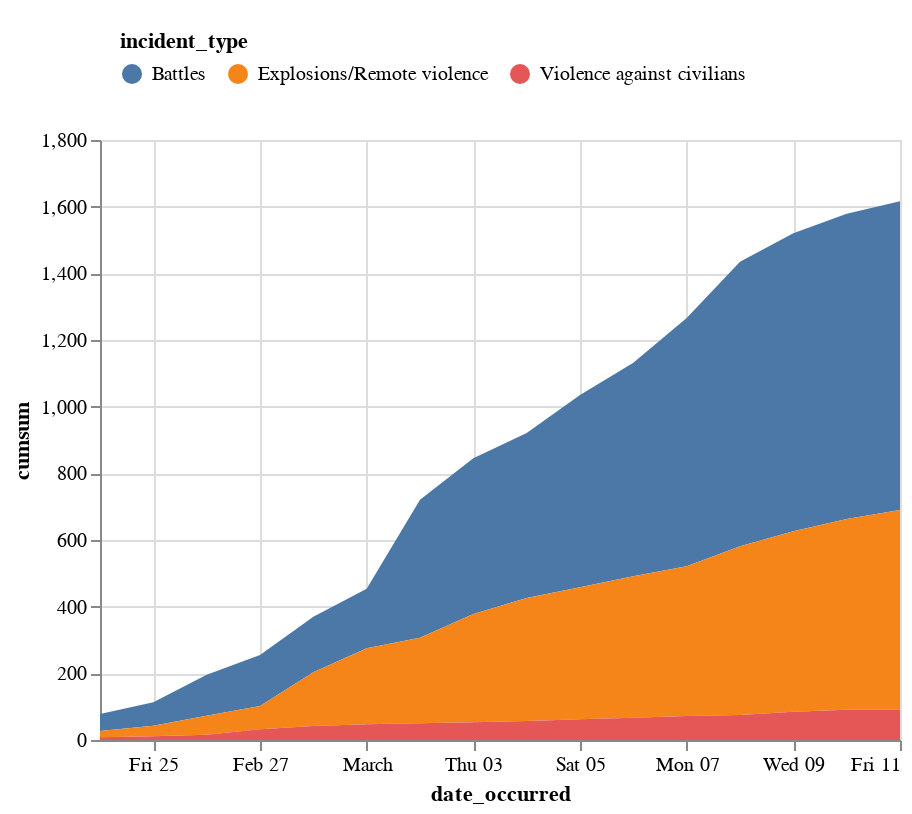

The notebook cell this image was saved under:
### Markdown cell above
#### Try to make it cumulative

### Code cell
alt.Chart(fatalities_df).mark_area().encode(
    x="date_occurred:T", y="cumsum:Q", color="incident_type:N"
).configure_legend(
    padding=10, orient="top",
)

### Figure 1 — Vega-Lite specification as saved in the notebook (floating-point values rounded to 4 significant figures)
{"config": {"view": {"continuousWidth": 400, "continuousHeight": 300}, "legend": {"orient": "top", "padding": 10}}, "data": {"name": "data-aa57da395c6c98fca7a98ebabfadb92e"}, "mark": "area", "encoding": {"color": {"field": "incident_type", "type": "nominal"}, "x": {"field": "date_occurred", "type": "temporal"}, "y": {"field": "cumsum", "type": "quantitative"}}, "$schema": "https://vega.github.io/schema/vega-lite/v4.17.0.json", "datasets": {"data-aa57da395c6c98fca7a98ebabfadb92e": [{"date_occurred": "2022-02-24", "incident_type": "Battles", "fatalities": 51.0, "cumsum": 51.0}, {"date_occurred": "2022-02-25", "incident_type": "Battles", "fatalities": 19.0, "cumsum": 70.0}, {"date_occurred": "2022-02-26", "incident_type": "Battles", "fatalities": 53.0, "cumsum": 123.0}, {"date_occurred": "2022-02-27", "incident_type": "Battles", "fatalities": 30.0, "cumsum": 153.0}, {"date_occurred": "2022-02-28", "incident_type": "Battles", "fatalities": 14.0, "cumsum": 167.0}, {"date_occurred": "2022-03-01", "incident_type": "Battles", "fatalities": 12.0, "cumsum": 179.0}, {"date_occurred": "2022-03-02", "incident_type": "Battles", "fatalities": 235.0, "cumsum": 414.0}, {"date_occurred": "2022-03-03", "incident_type": "Battles", "fatalities": 53.0, "cumsum": 467.0}, {"date_occurred": "2022-03-04", "incident_type": "Battles", "fatalities": 28.0, "cumsum": 495.0}, {"date_occurred": "2022-03-05", "incident_type": "Battles", "fatalities": 82.0, "cumsum": 577.0}, {"date_occurred": "2022-03-06", "incident_type": "Battles", "fatalities": 64.0, "cumsum": 641.0}, {"date_occurred": "2022-03-07", "incident_type": "Battles", "fatalities": 104.0, "cumsum": 745.0}, {"date_occurred": "2022-03-08", "incident_type": "Battles", "fatalities": 109.0, "cumsum": 854.0}, {"date_occurred": "2022-03-09", "incident_type": "Battles", "fatalities": 40.0, "cumsum": 894.0}, {"date_occurred": "2022-03-10", "incident_type": "Battles", "fatalities": 22.0, "cumsum": 916.0}, {"date_occurred": "2022-03-11", "incident_type": "Battles", "fatalities": 10.0, "cumsum": 926.0}, {"date_occurred": "2022-02-24", "incident_type": "Explosions/Remote violence", "fatalities": 19.0, "cumsum": 19.0}, {"date_occurred": "2022-02-25", "incident_type": "Explosions/Remote violence", "fatalities": 13.0, "cumsum": 32.0}, {"date_occurred": "2022-02-26", "incident_type": "Explosions/Remote violence", "fatalities": 25.0, "cumsum": 57.0}, {"date_occurred": "2022-02-27", "incident_type": "Explosions/Remote violence", "fatalities": 13.0, "cumsum": 70.0}, {"date_occurred": "2022-02-28", "incident_type": "Explosions/Remote violence", "fatalities": 91.0, "cumsum": 161.0}, {"date_occurred": "2022-03-01", "incident_type": "Explosions/Remote violence", "fatalities": 67.0, "cumsum": 228.0}, {"date_occurred": "2022-03-02", "incident_type": "Explosions/Remote violence", "fatalities": 29.0, "cumsum": 257.0}, {"date_occurred": "2022-03-03", "incident_type": "Explosions/Remote violence", "fatalities": 68.0, "cumsum": 325.0}, {"date_occurred": "2022-03-04", "incident_type": "Explosions/Remote violence", "fatalities": 44.0, "cumsum": 369.0}, {"date_occurred": "2022-03-05", "incident_type": "Explosions/Remote violence", "fatalities": 27.0, "cumsum": 396.0}, {"date_occurred": "2022-03-06", "incident_type": "Explosions/Remote violence", "fatalities": 28.0, "cumsum": 424.0}, {"date_occurred": "2022-03-07", "incident_type": "Explosions/Remote violence", "fatalities": 25.0, "cumsum": 449.0}, {"date_occurred": "2022-03-08", "incident_type": "Explosions/Remote violence", "fatalities": 57.0, "cumsum": 506.0}, {"date_occurred": "2022-03-09", "incident_type": "Explosions/Remote violence", "fatalities": 35.0, "cumsum": 541.0}, {"date_occurred": "2022-03-10", "incident_type": "Explosions/Remote violence", "fatalities": 31.0, "cumsum": 572.0}, {"date_occurred": "2022-03-11", "incident_type": "Explosions/Remote violence", "fatalities": 27.0, "cumsum": 599.0}, {"date_occurred": "2022-02-24", "incident_type": "Violence against civilians", "fatalities": 8.0, "cumsum": 8.0}, {"date_occurred": "2022-02-25", "incident_type": "Violence against civilians", "fatalities": 3.0, "cumsum": 11.0}, {"date_occurred": "2022-02-26", "incident_type": "Violence against civilians", "fatalities": 5.0, "cumsum": 16.0}, {"date_occurred": "2022-02-27", "incident_type": "Violence against civilians", "fatalities": 16.0, "cumsum": 32.0}, {"date_occurred": "2022-02-28", "incident_type": "Violence against civilians", "fatalities": 10.0, "cumsum": 42.0}, {"date_occurred": "2022-03-01", "incident_type": "Violence against civilians", "fatalities": 5.0, "cumsum": 47.0}, {"date_occurred": "2022-03-02", "incident_type": "Violence against civilians", "fatalities": 3.0, "cumsum": 50.0}, {"date_occurred": "2022-03-03", "incident_type": "Violence against civilians", "fatalities": 3.0, "cumsum": 53.0}, {"date_occurred": "2022-03-04", "incident_type": "Violence against civilians", "fatalities": 4.0, "cumsum": 57.0}, {"date_occurred": "2022-03-05", "incident_type": "Violence against civilians", "fatalities": 5.0, "cumsum": 62.0}, {"date_occurred": "2022-03-06", "incident_type": "Violence against civilians", "fatalities": 5.0, "cumsum": 67.0}, {"date_occurred": "2022-03-07", "incident_type": "Violence against civilians", "fatalities": 5.0, "cumsum": 72.0}, {"date_occurred": "2022-03-08", "incident_type": "Violence against civilians", "fatalities": 3.0, "cumsum": 75.0}, {"date_occurred": "2022-03-09", "incident_type": "Violence against civilians", "fatalities": 10.0, "cumsum": 85.0}, {"date_occurred": "2022-03-10", "incident_type": "Violence against civilians", "fatalities": 6.0, "cumsum": 91.0}, {"date_occurred": "2022-03-11", "incident_type": "Violence against civilians", "fatalities": 0.0, "cumsum": 91.0}]}}
